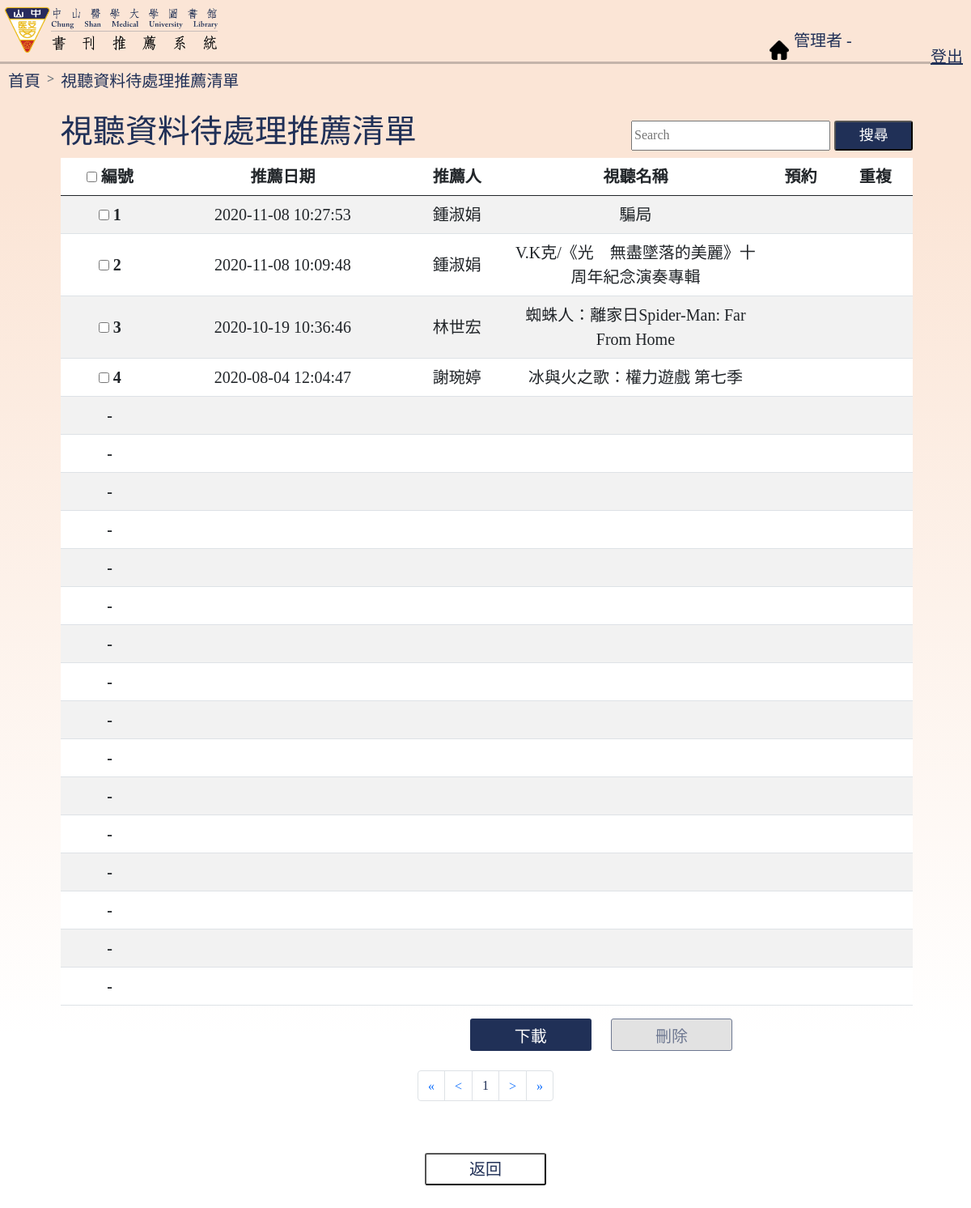
Page /administrator/avm_pending.php on the committed database.
### tables this page shows
CREATE TABLE `hrec_avm` (
  `no` int NOT NULL AUTO_INCREMENT,
  `name` varchar(12) NOT NULL DEFAULT '',
  `id` varchar(12) NOT NULL DEFAULT '',
  `style` varchar(12) NOT NULL DEFAULT '其他',
  `unit` varchar(40) NOT NULL DEFAULT '',
  `email` varchar(40) DEFAULT NULL,
  `pred` char(2) NOT NULL DEFAULT '',
  `video` varchar(60) NOT NULL,
  `auth` varchar(20) NOT NULL DEFAULT '',
  `publish` varchar(60) NOT NULL DEFAULT '',
  `version` varchar(20) DEFAULT NULL,
  `year` year(4) DEFAULT NULL,
  `isbn` varchar(15) DEFAULT NULL,
  `price` varchar(15) DEFAULT NULL,
  `date` datetime DEFAULT CURRENT_TIMESTAMP,
  `reason` varchar(255) DEFAULT NULL,
  `situation` varchar(20) DEFAULT '待處理',
  `duplicate` varchar(4) DEFAULT NULL,
  `IntroUrl` varchar(255) DEFAULT NULL,
  `nbReason` varchar(255) DEFAULT NULL,
  `empty` varchar(2) DEFAULT '否',
  PRIMARY KEY (`no`)
);

### administrator/avm_pending.php (the view, shortened to what the rows shown need)
<!DOCTYPE html>
<?php session_start();
require_once("../mysql_connect.php");
?>
<html>
<head>
    <link href="https://cdn.jsdelivr.net/npm/bootstrap@5.0.0/dist/css/bootstrap.min.css" rel="stylesheet"
>
    <link rel="stylesheet" type="text/css" href="./style.css" />
</head>
<body>
    <nav class="navbar navbar-light" style="width:95%;">
        <div class="container-fluid" style="margin-left:5.5%;">
            <h2 id="la-tit">視聽資料待處理推薦清單</h2>
            <div id="avm_table" style="width:100%;">
                <table class="table table-striped table-hover" id="record-table" align="center">
                    <thead>
                        <tr>
                            <th scope="col">
                                <input type="checkbox" name="all"
                                    onclick="check_all(this,'check'); disableElement('all'); allPush();">
                                編號
                            </th>
                            <th scope="col">推薦日期</th>
                            <th scope="col">推薦人</th>
                            <th scope="col">視聽名稱</th>
                            <th scope="col">預約</th>
                            <th scope="col">重複</th>
                        </tr>
                    </thead>
                    <tbody>
                        <?php
                        $sql_view = "SELECT * FROM hrec_avm WHERE `situation` LIKE '待處理' AND `empty` LIKE '否'";
                        $result = $con->query($sql_view);
                        if ($result) {
                            $total = mysqli_num_rows($result);
                            $number = intval($total / 20);
                            $spare = $total % 20;
                            if ($spare != 0) {
                                $number += 1;
                            }
                        }
                        $sql = "SELECT `no`,`date`,`name`,`video`,`pred`,`duplicate`
                                FROM hrec_avm
                                WHERE `situation` LIKE '待處理' AND `empty` LIKE '否'";
                        $sql = $sql . " ORDER BY date desc ";
                        if (isset($_GET['page'])) {
                            $temp = 0;
                            while ($temp < $number) {
                                $temp = $temp + 1;
                                if (intval($_GET['page']) == $temp) {
                                    $temp1 = ($temp - 1) * 20;
                                    $sql = $sql . ' LIMIT ' . $temp1 . ',20;';
                                    break;
                                }
                            }
                        } else {
                            $sql = $sql . " LIMIT 0,20;";
                        }
                        $result = $con->query($sql);
                        $num = 1;
                        if (isset($_GET['page'])) {
                            $p = intval($_GET['page']);
                            $num = $num + 20 * ($p - 1);
                        } else {
                            $p = 1;
                            $num = $num + 20 * ($p - 1);
                        }
                        while ($hrec_avm = $result->fetch_array()) {
                            echo '<tr style="vertical-align: middle;">';
                            echo '<th><input type="checkbox" name="check" onclick="disableElement(' . "'check'" . ')" value="' . $hrec_avm["no"] . '">&nbsp;' . $num . '</th>';
                            echo '<td>' . $hrec_avm["date"] . '</td>';
                            echo '<td>' . $hrec_avm["name"] . '</td>';
                            echo '<td style="width:30%;">' . $hrec_avm["video"] . '</td>';
                            echo '<td>' . $hrec_avm["pred"] . '</td>';
                            echo '<td>' . $hrec_avm["duplicate"] . '</td>';
                            echo '</tr>';
                            $num += 1;
                        }
                        if ($spare < 20 && $spare > 0) {
                            $need = 20 - $spare;
                            if ($number == 1) {
                                for ($i = 1; $i <= $need; $i++) {
                                    echo '<tr>
                                        <th>-</th>
                                        <td> </td>
                                        <td> </td>
                                        <td> </td>
                                        <td> </td>
                                        <td> </td>
                                        </tr>';
                                }
                            }
                        }
                        ?>
                    </tbody>
                </table>
            </div>
        </div>
    </nav>
    <br><br>
    <br>
</body>
</html>

### rows in the picture
hrec_avm: date "2020-11-08 10:27:53", name "鍾淑娟", video "騙局"
hrec_avm: date "2020-11-08 10:09:48", name "鍾淑娟", video "V.K克/《光 無盡墜落的美麗》十周年紀念演奏專輯"
hrec_avm: date "2020-10-19 10:36:46", name "林世宏", video "蜘蛛人：離家日Spider-Man: Far From Home"
hrec_avm: date "2020-08-04 12:04:47", name "謝琬婷", video "冰與火之歌：權力遊戲 第七季"
